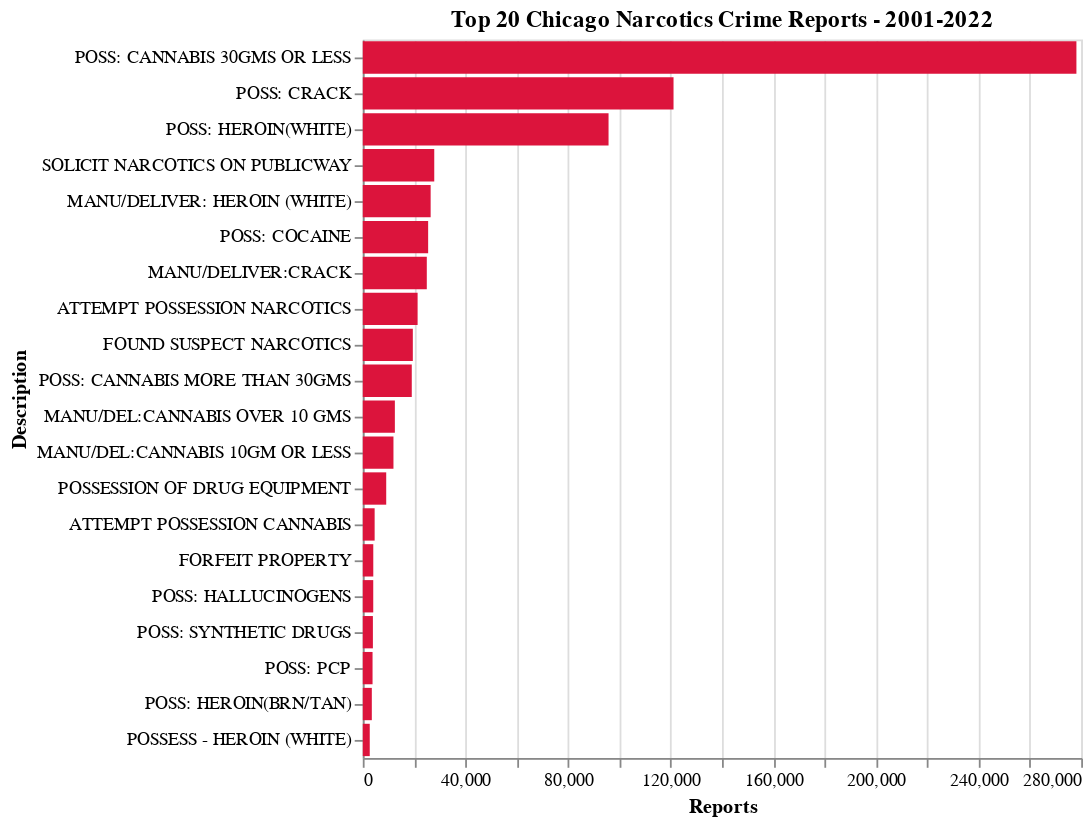

Notebook cell for this chart:
### Code cell
# plot top 20 narcotics crime reports by description
alt.Chart(narcotics_crimes[0:20]).mark_bar().encode(
    x={'field': 'Reports', 'type': 'quantitative'},
    y={'field': 'Description', 'type': 'nominal', 'sort': '-x'},
    tooltip=['Description', 'Reports'],
    color=alt.value('crimson')
).properties(title='Top 20 Chicago Narcotics Crime Reports - 2001-2022')

### Figure 1 — Vega-Lite specification as saved in the notebook (floating-point values rounded to 4 significant figures)
{"config": {"view": {"continuousWidth": 400, "continuousHeight": 300}}, "data": {"name": "data-e3dfbfaa091dbae41e14c938db73ce8c"}, "mark": "bar", "encoding": {"color": {"value": "crimson"}, "tooltip": [{"type": "nominal", "field": "Description"}, {"type": "quantitative", "field": "Reports"}], "x": {"type": "quantitative", "field": "Reports"}, "y": {"type": "nominal", "field": "Description", "sort": "-x"}}, "title": "Top 20 Chicago Narcotics Crime Reports - 2001-2022", "$schema": "https://vega.github.io/schema/vega-lite/v4.8.1.json", "datasets": {"data-e3dfbfaa091dbae41e14c938db73ce8c": [{"Description": "POSS: CANNABIS 30GMS OR LESS", "Reports": 278139}, {"Description": "POSS: CRACK", "Reports": 121112}, {"Description": "POSS: HEROIN(WHITE)", "Reports": 95786}, {"Description": "SOLICIT NARCOTICS ON PUBLICWAY", "Reports": 27854}, {"Description": "MANU/DELIVER: HEROIN (WHITE)", "Reports": 26446}, {"Description": "POSS: COCAINE", "Reports": 25470}, {"Description": "MANU/DELIVER:CRACK", "Reports": 24949}, {"Description": "ATTEMPT POSSESSION NARCOTICS", "Reports": 21366}, {"Description": "FOUND SUSPECT NARCOTICS", "Reports": 19502}, {"Description": "POSS: CANNABIS MORE THAN 30GMS", "Reports": 19092}, {"Description": "MANU/DEL:CANNABIS OVER 10 GMS", "Reports": 12501}, {"Description": "MANU/DEL:CANNABIS 10GM OR LESS", "Reports": 11952}, {"Description": "POSSESSION OF DRUG EQUIPMENT", "Reports": 9131}, {"Description": "ATTEMPT POSSESSION CANNABIS", "Reports": 4619}, {"Description": "FORFEIT PROPERTY", "Reports": 4088}, {"Description": "POSS: HALLUCINOGENS", "Reports": 4076}, {"Description": "POSS: SYNTHETIC DRUGS", "Reports": 3938}, {"Description": "POSS: PCP", "Reports": 3804}, {"Description": "POSS: HEROIN(BRN/TAN)", "Reports": 3518}, {"Description": "POSSESS - HEROIN (WHITE)", "Reports": 2712}]}}
